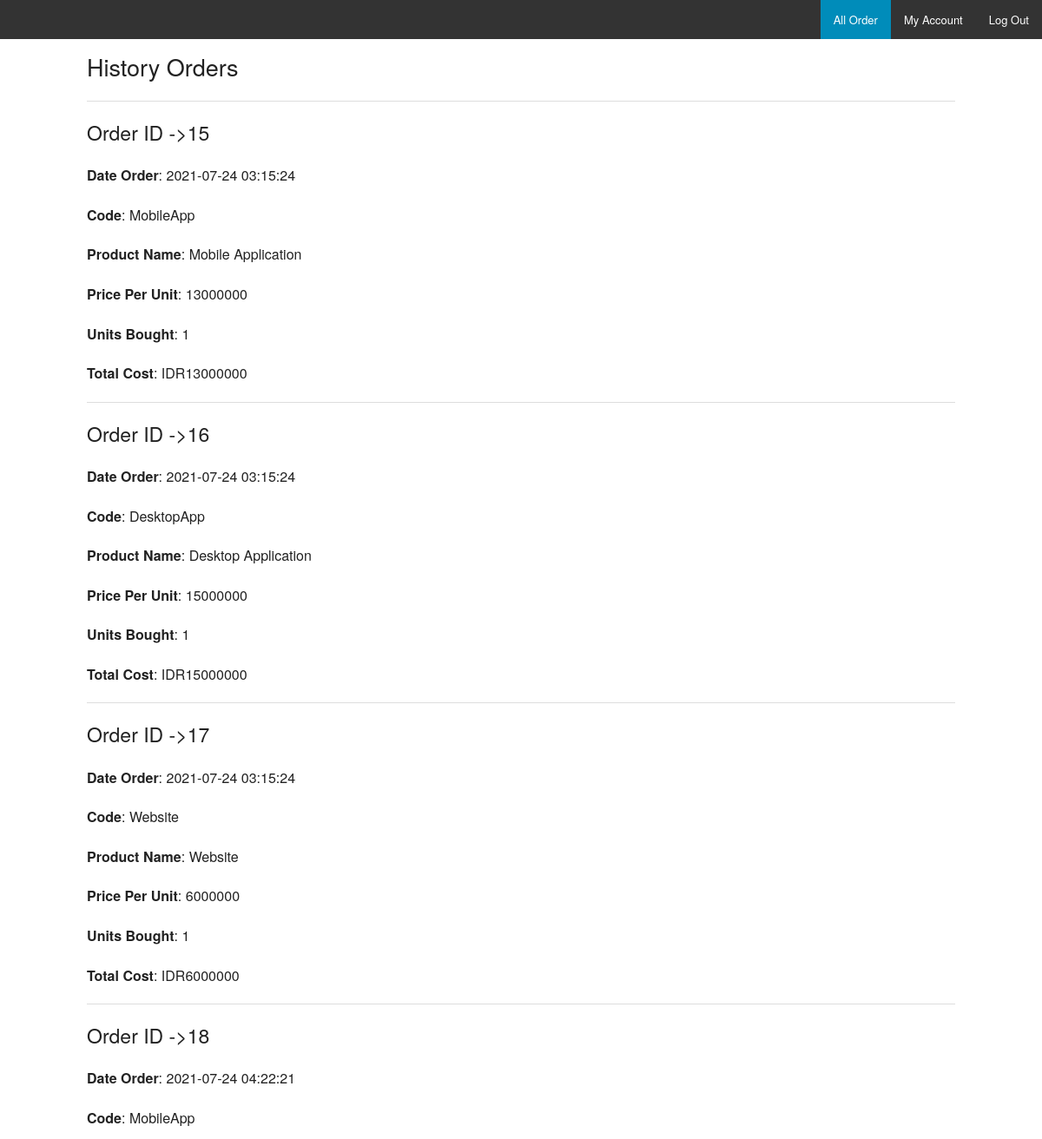
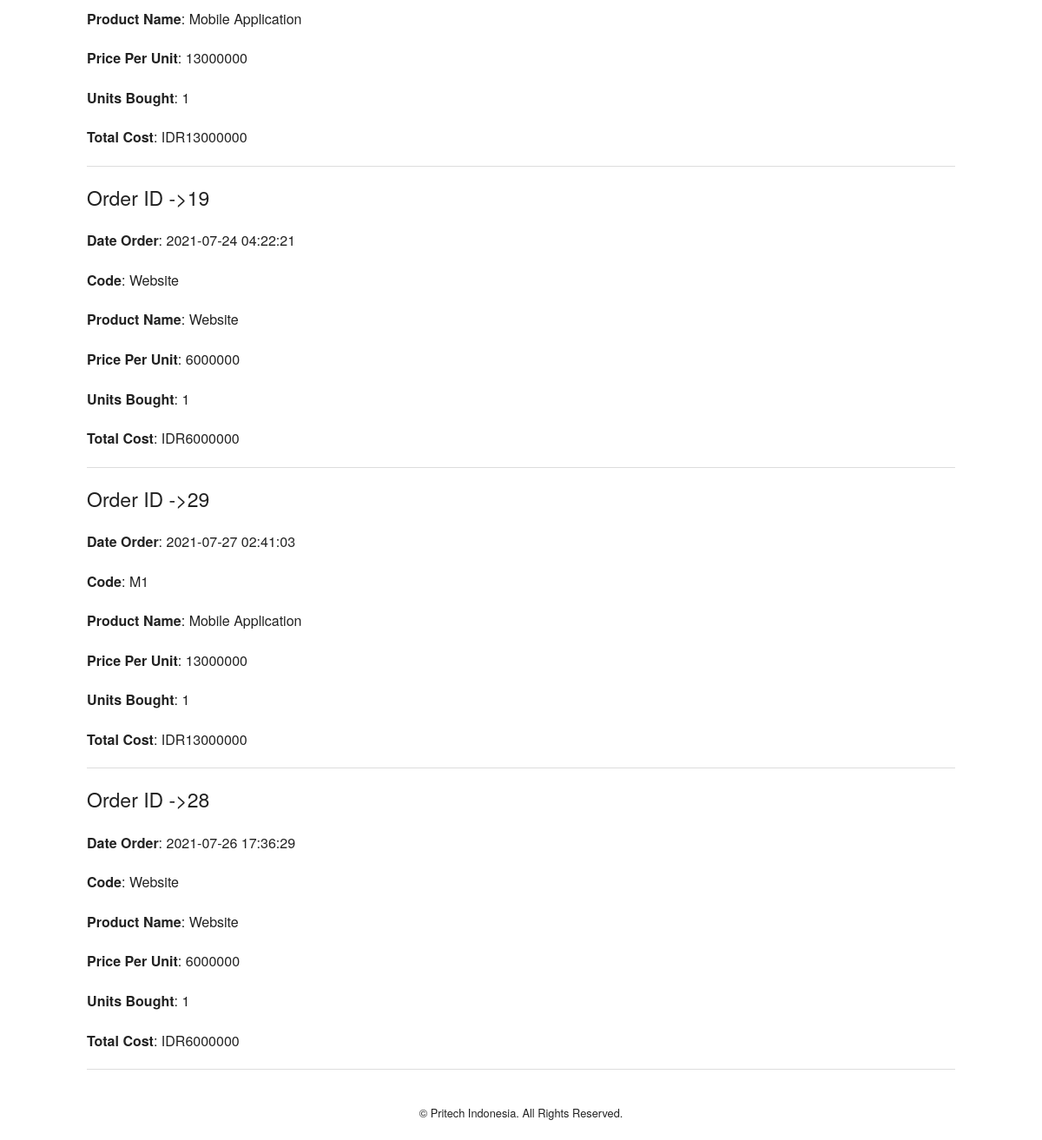
/orders-all.php (signed in), run on the app's committed database (2 pictures, top to bottom).
### tables this page shows
CREATE TABLE `orders` (
  `id` int(15) NOT NULL,
  `product_code` varchar(255) NOT NULL,
  `product_name` varchar(255) NOT NULL,
  `product_desc` varchar(255) NOT NULL,
  `price` int(10) NOT NULL,
  `units` int(5) NOT NULL,
  `total` int(15) NOT NULL,
  `date` timestamp NOT NULL DEFAULT current_timestamp(),
  `email` varchar(255) NOT NULL
);

### config.php (called while the page is built, shortened)
<?php
$currency = 'IDR';
?>

### orders-all.php (the view, shortened to what this page needs)
<?php
include 'config.php';
?>
<!doctype html>
<html class="no-js" lang="en">
  <head>
    <link rel="stylesheet" href="css/foundation.css" />
  </head>
  <body>
    <nav class="top-bar" data-topbar role="navigation">
      <section class="top-bar-section">
        <ul class="right">
          <li class="active"><a href="orders-all.php">All Order</a></li>
          <?php
          if(isset($_SESSION['username'])){
            echo '<li><a href="account.php">My Account</a></li>';
            echo '<li><a href="logout-admin.php">Log Out</a></li>';
          }
          else{
            echo '<li><a href="login-admin.php">Log In</a></li>';
            echo '<li><a href="register.php">Register</a></li>';
          }
          ?>
        </ul>
      </section>
    </nav>
    <div class="row" style="margin-top:10px;">
      <div class="large-12">
        <h3>History Orders</h3>
        <hr>
        <?php
          $result = $mysqli->query("SELECT * from orders");
          if($result) {
            while($obj = $result->fetch_object()) {
              echo '<p><h4>Order ID ->'.$obj->id.'</h4></p>';
              echo '<p><strong>Date Order</strong>: '.$obj->date.'</p>';
              echo '<p><strong>Code</strong>: '.$obj->product_code.'</p>';
              echo '<p><strong>Product Name</strong>: '.$obj->product_name.'</p>';
              echo '<p><strong>Price Per Unit</strong>: '.$obj->price.'</p>';
              echo '<p><strong>Units Bought</strong>: '.$obj->units.'</p>';
              echo '<p><strong>Total Cost</strong>: '.$currency.$obj->total.'</p>';
              echo '<p><hr></p>';
            }
          }
        ?>
      </div>
    </div>
    <div class="row" style="margin-top:10px;">
      <div class="small-12">
        <footer style="margin-top:10px;">
           <p style="text-align:center; font-size:0.8em;">&copy; Pritech Indonesia. All Rights Reserved.</p>
        </footer>
      </div>
    </div>
  </body>
</html>

### data on the page
orders: id "15", date "2021-07-24 03:15:24", product_code "MobileApp", product_name "Mobile Application", price "13000000", units "1", total "13000000"
orders: id "16", date "2021-07-24 03:15:24", product_code "DesktopApp", product_name "Desktop Application", price "15000000", units "1", total "15000000"
orders: id "17", date "2021-07-24 03:15:24", product_code "Website", product_name "Website", price "6000000", units "1", total "6000000"
orders: id "18", date "2021-07-24 04:22:21", product_code "MobileApp", product_name "Mobile Application", price "13000000", units "1", total "13000000"
orders: id "19", date "2021-07-24 04:22:21", product_code "Website", product_name "Website", price "6000000", units "1", total "6000000"
orders: id "29", date "2021-07-27 02:41:03", product_code "M1", product_name "Mobile Application", price "13000000", units "1", total "13000000"
orders: id "28", date "2021-07-26 17:36:29", product_code "Website", product_name "Website", price "6000000", units "1", total "6000000"
